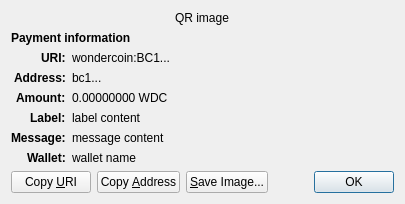
<?xml version="1.0" encoding="UTF-8"?>
<ui version="4.0">
 <class>ReceiveRequestDialog</class>
 <widget class="QDialog" name="ReceiveRequestDialog">
  <property name="geometry">
   <rect>
    <x>0</x>
    <y>0</y>
    <width>413</width>
    <height>229</height>
   </rect>
  </property>
  <property name="windowTitle">
   <string>Request payment to ...</string>
  </property>
  <layout class="QGridLayout" name="gridLayout" columnstretch="0,1">
   <property name="sizeConstraint">
    <enum>QLayout::SetFixedSize</enum>
   </property>
   <item row="0" column="0" colspan="2" alignment="Qt::AlignHCenter">
    <widget class="QRImageWidget" name="qr_code">
     <property name="text">
      <string notr="true">QR image</string>
     </property>
     <property name="textInteractionFlags">
      <set>Qt::NoTextInteraction</set>
     </property>
    </widget>
   </item>
   <item row="1" column="0" colspan="2">
    <widget class="QLabel" name="payment_header">
     <property name="font">
      <font>
       <weight>75</weight>
       <bold>true</bold>
      </font>
     </property>
     <property name="text">
      <string>Payment information</string>
     </property>
     <property name="textInteractionFlags">
      <set>Qt::NoTextInteraction</set>
     </property>
    </widget>
   </item>
   <item row="2" column="0" alignment="Qt::AlignRight|Qt::AlignTop">
    <widget class="QLabel" name="uri_tag">
     <property name="font">
      <font>
       <weight>75</weight>
       <bold>true</bold>
      </font>
     </property>
     <property name="text">
      <string notr="true">URI:</string>
     </property>
     <property name="textFormat">
      <enum>Qt::PlainText</enum>
     </property>
     <property name="textInteractionFlags">
      <set>Qt::NoTextInteraction</set>
     </property>
    </widget>
   </item>
   <item row="2" column="1" alignment="Qt::AlignTop">
    <widget class="QLabel" name="uri_content">
     <property name="text">
      <string notr="true">wondercoin:BC1...</string>
     </property>
     <property name="textFormat">
      <enum>Qt::RichText</enum>
     </property>
     <property name="wordWrap">
      <bool>true</bool>
     </property>
     <property name="textInteractionFlags">
      <set>Qt::TextSelectableByMouse</set>
     </property>
    </widget>
   </item>
   <item row="3" column="0" alignment="Qt::AlignRight|Qt::AlignTop">
    <widget class="QLabel" name="address_tag">
     <property name="font">
      <font>
       <weight>75</weight>
       <bold>true</bold>
      </font>
     </property>
     <property name="text">
      <string>Address:</string>
     </property>
     <property name="textInteractionFlags">
      <set>Qt::NoTextInteraction</set>
     </property>
    </widget>
   </item>
   <item row="3" column="1" alignment="Qt::AlignTop">
    <widget class="QLabel" name="address_content">
     <property name="text">
      <string notr="true">bc1...</string>
     </property>
     <property name="textFormat">
      <enum>Qt::PlainText</enum>
     </property>
     <property name="textInteractionFlags">
      <set>Qt::TextSelectableByMouse</set>
     </property>
    </widget>
   </item>
   <item row="4" column="0" alignment="Qt::AlignRight|Qt::AlignTop">
    <widget class="QLabel" name="amount_tag">
     <property name="font">
      <font>
       <weight>75</weight>
       <bold>true</bold>
      </font>
     </property>
     <property name="text">
      <string>Amount:</string>
     </property>
     <property name="textInteractionFlags">
      <set>Qt::NoTextInteraction</set>
     </property>
    </widget>
   </item>
   <item row="4" column="1" alignment="Qt::AlignTop">
    <widget class="QLabel" name="amount_content">
     <property name="text">
      <string notr="true">0.00000000 WDC</string>
     </property>
     <property name="textFormat">
      <enum>Qt::PlainText</enum>
     </property>
     <property name="textInteractionFlags">
      <set>Qt::TextSelectableByMouse</set>
     </property>
    </widget>
   </item>
   <item row="5" column="0" alignment="Qt::AlignRight|Qt::AlignTop">
    <widget class="QLabel" name="label_tag">
     <property name="font">
      <font>
       <weight>75</weight>
       <bold>true</bold>
      </font>
     </property>
     <property name="text">
      <string>Label:</string>
     </property>
     <property name="textInteractionFlags">
      <set>Qt::NoTextInteraction</set>
     </property>
    </widget>
   </item>
   <item row="5" column="1" alignment="Qt::AlignTop">
    <widget class="QLabel" name="label_content">
     <property name="text">
      <string notr="true">label content</string>
     </property>
     <property name="textFormat">
      <enum>Qt::PlainText</enum>
     </property>
     <property name="wordWrap">
      <bool>true</bool>
     </property>
     <property name="textInteractionFlags">
      <set>Qt::TextSelectableByMouse</set>
     </property>
    </widget>
   </item>
   <item row="6" column="0" alignment="Qt::AlignRight|Qt::AlignTop">
    <widget class="QLabel" name="message_tag">
     <property name="font">
      <font>
       <weight>75</weight>
       <bold>true</bold>
      </font>
     </property>
     <property name="text">
      <string>Message:</string>
     </property>
     <property name="textInteractionFlags">
      <set>Qt::NoTextInteraction</set>
     </property>
    </widget>
   </item>
   <item row="6" column="1" alignment="Qt::AlignTop">
    <widget class="QLabel" name="message_content">
     <property name="text">
      <string notr="true">message content</string>
     </property>
     <property name="textFormat">
      <enum>Qt::PlainText</enum>
     </property>
     <property name="wordWrap">
      <bool>true</bool>
     </property>
     <property name="textInteractionFlags">
      <set>Qt::TextSelectableByMouse</set>
     </property>
    </widget>
   </item>
   <item row="7" column="0" alignment="Qt::AlignRight|Qt::AlignTop">
    <widget class="QLabel" name="wallet_tag">
     <property name="font">
      <font>
       <weight>75</weight>
       <bold>true</bold>
      </font>
     </property>
     <property name="text">
      <string>Wallet:</string>
     </property>
     <property name="textInteractionFlags">
      <set>Qt::NoTextInteraction</set>
     </property>
    </widget>
   </item>
   <item row="7" column="1" alignment="Qt::AlignTop">
    <widget class="QLabel" name="wallet_content">
     <property name="text">
      <string notr="true">wallet name</string>
     </property>
     <property name="textFormat">
      <enum>Qt::PlainText</enum>
     </property>
     <property name="wordWrap">
      <bool>true</bool>
     </property>
     <property name="textInteractionFlags">
      <set>Qt::TextSelectableByMouse</set>
     </property>
    </widget>
   </item>
   <item row="8" column="0" colspan="2">
    <layout class="QHBoxLayout" name="horizontalLayout">
     <item>
      <widget class="QPushButton" name="btnCopyURI">
       <property name="text">
        <string>Copy &amp;URI</string>
       </property>
       <property name="autoDefault">
        <bool>false</bool>
       </property>
      </widget>
     </item>
     <item>
      <widget class="QPushButton" name="btnCopyAddress">
       <property name="text">
        <string>Copy &amp;Address</string>
       </property>
       <property name="autoDefault">
        <bool>false</bool>
       </property>
      </widget>
     </item>
     <item>
      <widget class="QPushButton" name="btnSaveAs">
       <property name="text">
        <string>&amp;Save Image...</string>
       </property>
       <property name="autoDefault">
        <bool>false</bool>
       </property>
      </widget>
     </item>
     <item>
      <spacer name="horizontalSpacer_2">
       <property name="orientation">
        <enum>Qt::Horizontal</enum>
       </property>
       <property name="sizeHint" stdset="0">
        <size>
         <width>40</width>
         <height>20</height>
        </size>
       </property>
      </spacer>
     </item>
     <item>
      <widget class="QDialogButtonBox" name="buttonBox">
       <property name="focusPolicy">
        <enum>Qt::StrongFocus</enum>
       </property>
       <property name="standardButtons">
        <set>QDialogButtonBox::Ok</set>
       </property>
      </widget>
     </item>
    </layout>
   </item>
  </layout>
 </widget>
 <customwidgets>
  <customwidget>
   <class>QRImageWidget</class>
   <extends>QLabel</extends>
   <header>qt/qrimagewidget.h</header>
  </customwidget>
 </customwidgets>
 <tabstops>
  <tabstop>buttonBox</tabstop>
  <tabstop>btnCopyURI</tabstop>
  <tabstop>btnCopyAddress</tabstop>
  <tabstop>btnSaveAs</tabstop>
 </tabstops>
 <resources/>
 <connections>
  <connection>
   <sender>buttonBox</sender>
   <signal>accepted()</signal>
   <receiver>ReceiveRequestDialog</receiver>
   <slot>accept()</slot>
   <hints>
    <hint type="sourcelabel">
     <x>135</x>
     <y>230</y>
    </hint>
    <hint type="destinationlabel">
     <x>135</x>
     <y>126</y>
    </hint>
   </hints>
  </connection>
 </connections>
</ui>
